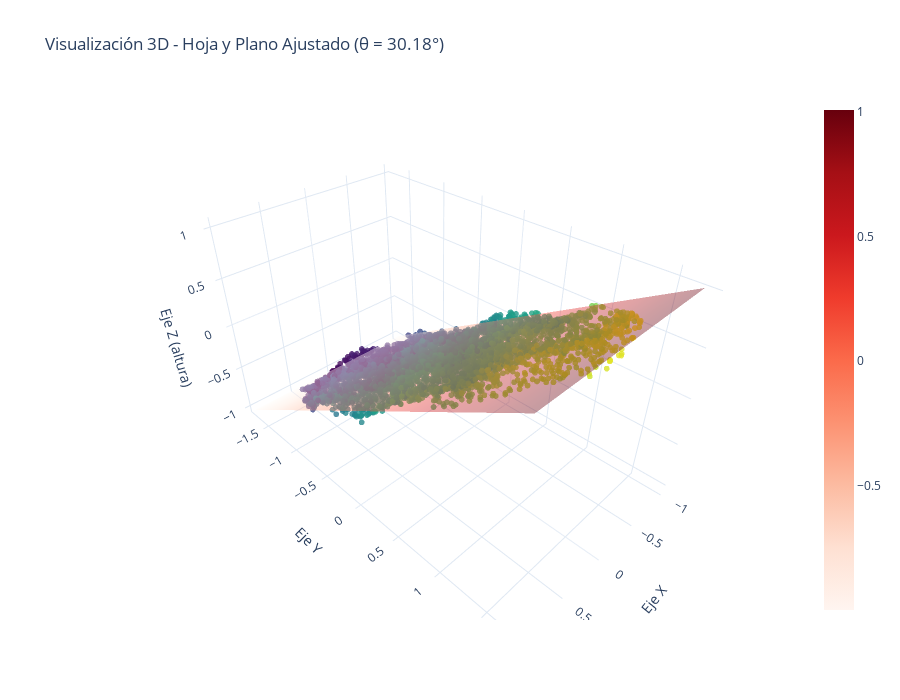

Notebook cell for this chart:
### Code cell
# ======================================================
# Visualización interactiva 3D con Plotly de una hoja
# e inclusión del plano ajustado con Open3D (RANSAC)
# ======================================================

import numpy as np
import open3d as o3d
import plotly.graph_objects as go

# 1. Cargar la nube de puntos
pcd = o3d.io.read_point_cloud("hoja_inclinada_realista.ply")

# Verificar carga
if len(pcd.points) == 0:
    raise ValueError("❌ La nube de puntos está vacía o la ruta del archivo es incorrecta.")

points = np.asarray(pcd.points)
print(f"✅ Nube cargada con {points.shape[0]} puntos.")

# 2. Ajustar un plano a la nube (RANSAC)
plane_model, inliers = pcd.segment_plane(distance_threshold=0.001,
                                         ransac_n=3,
                                         num_iterations=1000)
[a, b, c, d] = plane_model

# Calcular ángulo de inclinación respecto al eje Z
theta = np.degrees(np.arccos(c / np.sqrt(a**2 + b**2 + c**2)))
print(f"Ángulo de inclinación estimado: {theta:.2f}°")

# 3. Preparar datos para el plano ajustado
x_vals = np.linspace(points[:, 0].min(), points[:, 0].max(), 20)
y_vals = np.linspace(points[:, 1].min(), points[:, 1].max(), 20)
xx, yy = np.meshgrid(x_vals, y_vals)
zz = (-a * xx - b * yy - d) / c  # Ecuación del plano

# 4. Crear figura 3D con Plotly
fig = go.Figure()

# Nube de puntos (hoja)
fig.add_trace(go.Scatter3d(
    x=points[:, 0],
    y=points[:, 1],
    z=points[:, 2],
    mode='markers',
    marker=dict(size=2, color=points[:, 2], colorscale='Viridis', opacity=0.8),
    name='Nube de puntos (hoja)'
))

# Plano ajustado
fig.add_trace(go.Surface(
    x=xx, y=yy, z=zz,
    colorscale='Reds',
    opacity=0.4,
    name=f'Plano ajustado (θ = {theta:.2f}°)'
))

# 5. Configuración estética
fig.update_layout(
    title=f"Visualización 3D - Hoja y Plano Ajustado (θ = {theta:.2f}°)",
    scene=dict(
        xaxis_title='Eje X',
        yaxis_title='Eje Y',
        zaxis_title='Eje Z (altura)',
        aspectmode='data',
    ),
    width=900,
    height=700,
    template='plotly_white'
)

# 6. Mostrar figura interactiva
fig.show()

### Figure 1 — Plotly figure (JSON) as saved in the notebook; plotly's stock layout.template omitted (floating-point values rounded to 4 significant figures; data arrays with more than 128 entries replaced by an {"elided": "..."} marker saying what was removed)
{"data": [{"marker": {"color": {"elided": "5000 float values"}, "colorscale": [[0, "#440154"], [0.1111, "#482878"], [0.2222, "#3e4989"], [0.3333, "#31688e"], [0.4444, "#26828e"], [0.5556, "#1f9e89"], [0.6667, "#35b779"], [0.7778, "#6ece58"], [0.8889, "#b5de2b"], [1, "#fde725"]], "opacity": 0.8, "size": 2}, "mode": "markers", "name": "Nube de puntos (hoja)", "type": "scatter3d", "x": {"elided": "5000 float values"}, "y": {"elided": "5000 float values"}, "z": {"elided": "5000 float values"}}, {"colorscale": [[0, "rgb(255,245,240)"], [0.125, "rgb(254,224,210)"], [0.25, "rgb(252,187,161)"], [0.375, "rgb(252,146,114)"], [0.5, "rgb(251,106,74)"], [0.625, "rgb(239,59,44)"], [0.75, "rgb(203,24,29)"], [0.875, "rgb(165,15,21)"], [1, "rgb(103,0,13)"]], "name": "Plano ajustado (θ = 30.18°)", "opacity": 0.4, "type": "surface", "x": {"elided": "20x20 float values"}, "y": {"elided": "20x20 float values"}, "z": {"elided": "20x20 float values"}}], "layout": {"height": 700, "scene": {"aspectmode": "data", "xaxis": {"title": {"text": "Eje X"}}, "yaxis": {"title": {"text": "Eje Y"}}, "zaxis": {"title": {"text": "Eje Z (altura)"}}}, "title": {"text": "Visualización 3D - Hoja y Plano Ajustado (θ = 30.18°)"}, "width": 900}}
